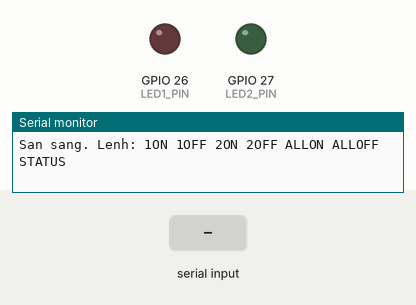
A sketch run on a simulated ESP32. On the bench: output pins drawn as LEDs (lit = HIGH), the last lines printed to the serial monitor. The inputs (shaded band) are chosen by the test bench.

Above: at 1.2 s.
1.3 s: "1ON\n" received over Serial
At 2.5 s:
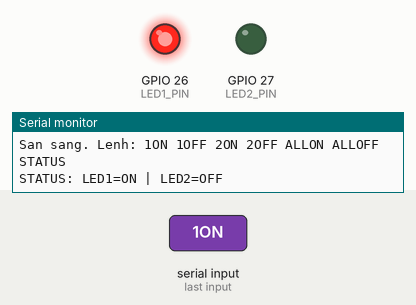
2.8 s: "2ON\n" received over Serial
At 3.6 s:
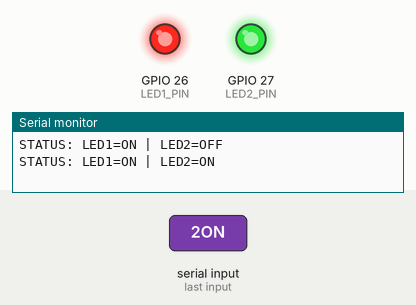
4.3 s: "1OFF\n" received over Serial
At 4.8 s:
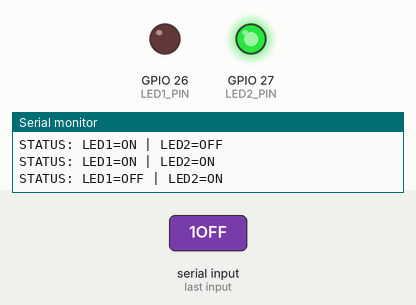
5.8 s: "ALLON\n" received over Serial
At 7.0 s:
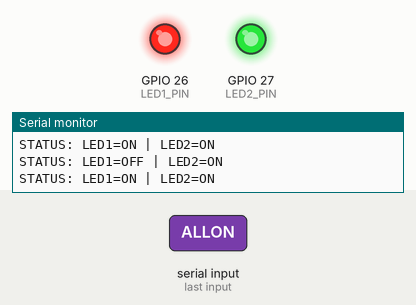
7.3 s: "2OFF\n" received over Serial
At 8.2 s:
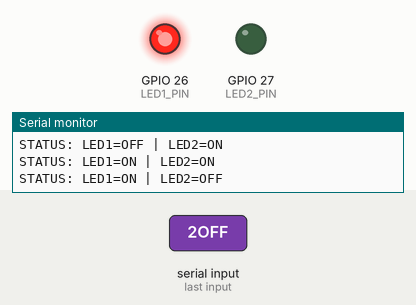
Timing chart, 0 to 9.8 s (numbered marks = the images above; inputs shaded):
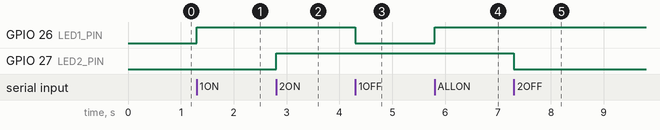

Measured:
- after the input at 1.3 s, GPIO 26 (LED1_PIN): LOW → HIGH at once
- after the input at 2.8 s, GPIO 27 (LED2_PIN): LOW → HIGH at once
- after the input at 4.3 s, GPIO 26 (LED1_PIN): HIGH → LOW at once
- after the input at 5.8 s, GPIO 26 (LED1_PIN): LOW → HIGH at once
- after the input at 7.3 s, GPIO 27 (LED2_PIN): HIGH → LOW at once

The sketch:

sketch.ino
```cpp
#define SIMULATION 1   // 1: Wokwi (Serial Monitor) | 0: ESP32 thật (Bluetooth)

#if !SIMULATION
  #include "BluetoothSerial.h"
  BluetoothSerial SerialBT;
  #define LINK SerialBT
#else
  #define LINK Serial
#endif

const int LED1_PIN = 26;
const int LED2_PIN = 27;

bool led1State = false;
bool led2State = false;

void sendStatus() {
  LINK.printf("STATUS: LED1=%s | LED2=%s\n",
              led1State ? "ON" : "OFF",
              led2State ? "ON" : "OFF");
}

void handleCommand(String cmd) {
  if (cmd == "1ON")        { led1State = true;  digitalWrite(LED1_PIN, HIGH); }
  else if (cmd == "1OFF")  { led1State = false; digitalWrite(LED1_PIN, LOW);  }
  else if (cmd == "2ON")   { led2State = true;  digitalWrite(LED2_PIN, HIGH); }
  else if (cmd == "2OFF")  { led2State = false; digitalWrite(LED2_PIN, LOW);  }
  else if (cmd == "ALLON") {
    led1State = led2State = true;
    digitalWrite(LED1_PIN, HIGH);
    digitalWrite(LED2_PIN, HIGH);
  }
  else if (cmd == "ALLOFF") {
    led1State = led2State = false;
    digitalWrite(LED1_PIN, LOW);
    digitalWrite(LED2_PIN, LOW);
  }
  else if (cmd == "STATUS") { /* chi gui trang thai */ }
  else {
    LINK.println("ERR: lenh khong hop le");
    return;
  }
  sendStatus();
}

void setup() {
  Serial.begin(115200);
  pinMode(LED1_PIN, OUTPUT);
  pinMode(LED2_PIN, OUTPUT);

#if !SIMULATION
  SerialBT.begin("ESP32_LED");
#endif

  LINK.println("San sang. Lenh: 1ON 1OFF 2ON 2OFF ALLON ALLOFF STATUS");
}

void loop() {
  if (LINK.available()) {
    String cmd = LINK.readStringUntil('\n');
    cmd.trim();
    cmd.toUpperCase();
    if (cmd.length() > 0) handleCommand(cmd);
  }
}
```
